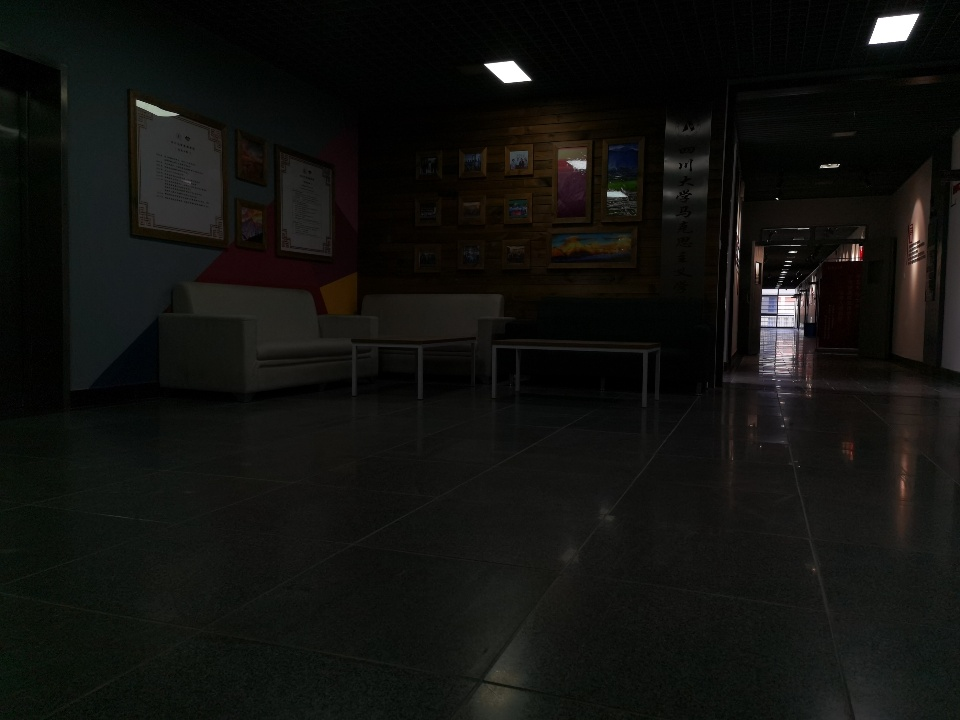
#> input picture pic/hw5/2039.jpg, 960 x 720 px, found by its file name
$ python hw5.py
#> lines starting #> are read from the running program, lines starting #| are printed output that depends on the picture
import cv2
import numpy as np
import matplotlib.pyplot as plt

def histogram_equalization(img):
    # 将图像从 BGR 转换为 HLS 色彩空间
    hls_img = cv2.cvtColor(img, cv2.COLOR_BGR2HLS)

    # 分离 H、L、S 三个通道
    h_channel, l_channel, s_channel = cv2.split(hls_img)

    # 保存原始 L 通道数据用于绘制 CDF
    original_l = l_channel.copy()

    # 对 L 通道进行直方图均衡化
    h, w = l_channel.shape

    # 手动计算原始图像的直方图和 CDF
    hist_original = np.zeros(256)
    for i in range(h):
        for j in range(w):
            hist_original[l_channel[i, j]] += 1
    cdf_original = hist_original.cumsum()
    cdf_original_normalized = cdf_original / cdf_original.max()  # 归一化到 [0,1]

    # 计算均衡化映射表
    hist = hist_original
    cdf = cdf_original
    cdf_normalized = cdf * 255 / cdf[-1]
    equalization_map = cdf_normalized.astype('uint8')

    # 应用映射表进行像素值映射
    equalized_l = np.zeros_like(l_channel)
    for i in range(h):
        for j in range(w):
            equalized_l[i, j] = equalization_map[l_channel[i, j]]

    # 手动计算均衡化后图像的直方图和 CDF
    hist_equalized = np.zeros(256)
    for i in range(h):
        for j in range(w):
            hist_equalized[equalized_l[i, j]] += 1
    cdf_equalized = hist_equalized.cumsum()
    cdf_equalized_normalized = cdf_equalized / cdf_equalized.max()  # 归一化到 [0,1]

    # 合并 H、均衡化后的 L 和 S 通道
    equalized_hls = cv2.merge([h_channel, equalized_l, s_channel])

    # 将图像从 HLS 转回 BGR 色彩空间
    equalized_img = cv2.cvtColor(equalized_hls, cv2.COLOR_HLS2BGR)

    # [23 lines of commented-out code are left out]

    return equalized_img

def clahe_algorithm(img, clip_limit=2.0, tile_grid_size=(8, 8)):
    # 将图像从 BGR 转换为 LAB 色彩空间
    lab_img = cv2.cvtColor(img, cv2.COLOR_BGR2LAB)

    # 分离 L、A、B 三个通道
    l_channel, a_channel, b_channel = cv2.split(lab_img)

    # 保存原始 L 通道用于绘制 CDF
    original_l = l_channel.copy()

    # 获取图像尺寸
    h, w = l_channel.shape

    # 计算每个 tile 的大小
    tile_h = h // tile_grid_size[1]
    tile_w = w // tile_grid_size[0]

    # 初始化空的数组用于存储均衡化的结果
    equalized_l = np.zeros_like(l_channel, dtype=np.float32)

    # 对每个 tile 进行处理
    for i in range(tile_grid_size[1]):
        for j in range(tile_grid_size[0]):
            # 计算 tile 的位置
            y_start = i * tile_h
            y_end = (i + 1) * tile_h if i != tile_grid_size[1] -1 else h
            x_start = j * tile_w
            x_end = (j + 1) * tile_w if j != tile_grid_size[0] -1 else w

            # 提取 tile
            tile = l_channel[y_start:y_end, x_start:x_end]

            # 计算直方图
            hist = np.bincount(tile.flatten(), minlength=256).astype(np.float32)

            # 计算剪辑阈值
            clip_limit_value = clip_limit * np.mean(hist)

            # 对直方图进行剪辑
            excess = hist - clip_limit_value
            excess[excess < 0] = 0
            hist = hist.clip(max=clip_limit_value)
            # 重新分配被剪辑的像素
            redistribute = excess.sum() / 256
            hist += redistribute

            # 计算剪辑后的 CDF
            cdf = hist.cumsum()
            cdf = (cdf - cdf.min()) * 255 / (cdf.max() - cdf.min())
            cdf = cdf.astype('uint8')

            # 映射像素值
            equalized_tile = cdf[tile]

            # 将处理后的 tile 放回对应位置
            equalized_l[y_start:y_end, x_start:x_end] = equalized_tile

    # 进行双线性插值，平滑 tiles 之间的过渡
    # 创建网格坐标
    grid_x = np.linspace(0, w, tile_grid_size[0]+1)
    grid_y = np.linspace(0, h, tile_grid_size[1]+1)
    grid_x = grid_x.astype(int)
    grid_y = grid_y.astype(int)

    # 初始化空的数组用于存储插值结果
    final_l = np.zeros_like(l_channel, dtype=np.uint8)

    for i in range(tile_grid_size[1]):
        for j in range(tile_grid_size[0]):
            # 当前 tile 的四个角点
            x1, x2 = grid_x[j], grid_x[j+1]
            y1, y2 = grid_y[i], grid_y[i+1]

            # 获取当前 tile 及相邻 tiles 的中心值用于插值
            tile = equalized_l[y1:y2, x1:x2]

            # 插值
            final_l[y1:y2, x1:x2] = tile

    # 将 L 通道转换为 uint8 类型
    final_l = final_l.astype('uint8')

    # 计算均衡化后 L 通道的直方图和 CDF
    hist_equalized = np.bincount(final_l.flatten(), minlength=256).astype(np.float32)
    cdf_equalized = hist_equalized.cumsum()
    cdf_equalized_normalized = cdf_equalized / cdf_equalized.max()  # 归一化到 [0,1]

    # 合并均衡化后的 L 通道和原始的 A、B 通道
    equalized_lab = cv2.merge([final_l, a_channel, b_channel])

    # 将图像从 LAB 转回 BGR 色彩空间
    equalized_img = cv2.cvtColor(equalized_lab, cv2.COLOR_LAB2BGR)

    return equalized_img

def clahe_opencv(img, clip_limit=2.0, tile_grid_size=(8, 8)):
    # 将图像从 BGR 转换为 LAB 色彩空间
    lab_img = cv2.cvtColor(img, cv2.COLOR_BGR2LAB)

    # 分离 L、A、B 三个通道
    l_channel, a_channel, b_channel = cv2.split(lab_img)

    # 创建 CLAHE 对象
    clahe = cv2.createCLAHE(clipLimit=clip_limit, tileGridSize=tile_grid_size)

    # 对 L 通道应用 CLAHE
    equalized_l = clahe.apply(l_channel)

    # 合并均衡化后的 L 通道和原始的 A、B 通道
    equalized_lab = cv2.merge([equalized_l, a_channel, b_channel])

    # 将图像从 LAB 转回 BGR 色彩空间
    equalized_img = cv2.cvtColor(equalized_lab, cv2.COLOR_LAB2BGR)

    return equalized_img

def compare_histograms(img1, img2, img3):
    def calculate_cdf(img):
        hist = np.bincount(img.flatten(), minlength=256).astype(np.float32)
        cdf = hist.cumsum()
        cdf_normalized = cdf / cdf.max()
        return cdf_normalized

    # 将图像从 BGR 转换为灰度图像
    gray_img1 = cv2.cvtColor(img1, cv2.COLOR_BGR2GRAY)
    gray_img2 = cv2.cvtColor(img2, cv2.COLOR_BGR2GRAY)
    gray_img3 = cv2.cvtColor(img3, cv2.COLOR_BGR2GRAY)

    # 计算 CDF
    cdf_img1 = calculate_cdf(gray_img1)
    cdf_img2 = calculate_cdf(gray_img2)
    cdf_img3 = calculate_cdf(gray_img3)

    # 显示图像和 CDF
    plt.figure(figsize=(18, 6))

    plt.subplot(2, 3, 1)
    plt.imshow(cv2.cvtColor(img1, cv2.COLOR_BGR2RGB))
    plt.title('Image 1')
    plt.axis('off')

    plt.subplot(2, 3, 2)
    plt.imshow(cv2.cvtColor(img2, cv2.COLOR_BGR2RGB))
    plt.title('Image 2')
    plt.axis('off')

    plt.subplot(2, 3, 3)
    plt.imshow(cv2.cvtColor(img3, cv2.COLOR_BGR2RGB))
    plt.title('Image 3')
    plt.axis('off')

    plt.subplot(2, 3, 4)
    plt.plot(cdf_img1, color='blue')
    plt.title('CDF of Image 1')

    plt.subplot(2, 3, 5)
    plt.plot(cdf_img2, color='red')
    plt.title('CDF of Image 2')

    plt.subplot(2, 3, 6)
    plt.plot(cdf_img3, color='green')
    plt.title('CDF of Image 3')

    plt.tight_layout()
    plt.show()

# 使用示例
if __name__ == "__main__":
    img = cv2.imread('./pic/hw5/2039.jpg')  # 确保使用彩色图像
#> img is the input picture: shape (720, 960, 3); mean B, G, R 15.3, 17.9, 17.6
    equalized_img = clahe_algorithm(img)
#> in clahe_algorithm, `l_channel, a_channel, b_channel = cv2.split(lab_img)`:
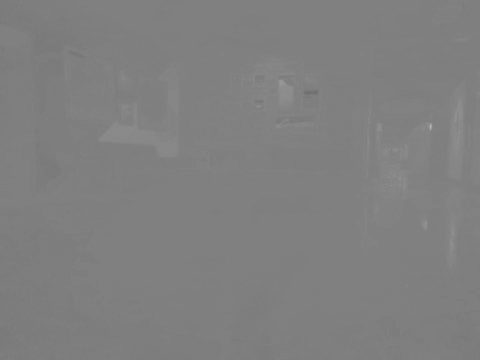
#> a_channel: shape (720, 960) (shown at 1/2 size); min 110, max 183, mean 127.5
#> after the loop in clahe_algorithm, `for i in range(tile_grid_size[1]):`:
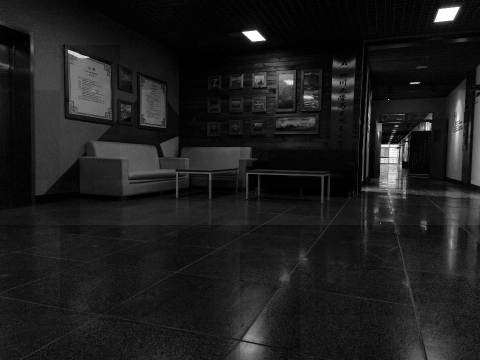
#> equalized_l: shape (720, 960) float32 (shown at 1/2 size); min 0, max 255, mean 29.8
#> in clahe_algorithm, `hist_equalized = np.bincount(final_l.flatten(), minlength=256).astype(..`: hist_equalized = 256 values, max 51812 at index 5, min 15 at index 248, mean 2700
#> in clahe_algorithm, `cdf_equalized = hist_equalized.cumsum()`: cdf_equalized = 256 values from 9139 to 691200
#> in clahe_algorithm, `cdf_equalized_normalized = cdf_equalized / cdf_equalized.max()`: cdf_equalized_normalized = 256 values from 0.0132 to 1
    equalized_img2 = clahe_opencv(img)
    equalized_img_1 = histogram_equalization(img)
#> in histogram_equalization, `h_channel, l_channel, s_channel = cv2.split(hls_img)`:
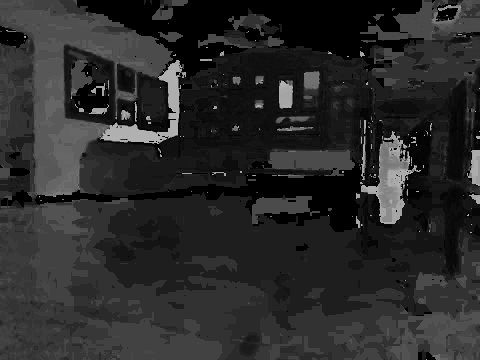
#> h_channel: shape (720, 960) (shown at 1/2 size); min 0, max 180, mean 41.9
#> in histogram_equalization, `h_channel, l_channel, s_channel = cv2.split(hls_img)`:
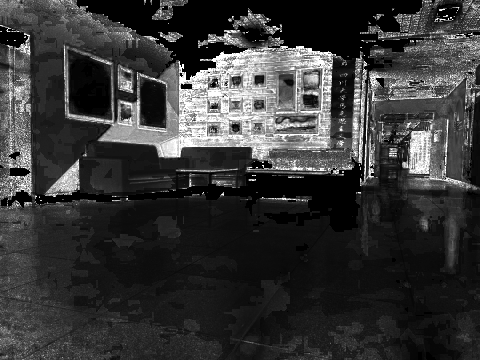
#> s_channel: shape (720, 960) (shown at 1/2 size); min 0, max 255, mean 54.4
#> after the loop in histogram_equalization, `for i in range(h):`:
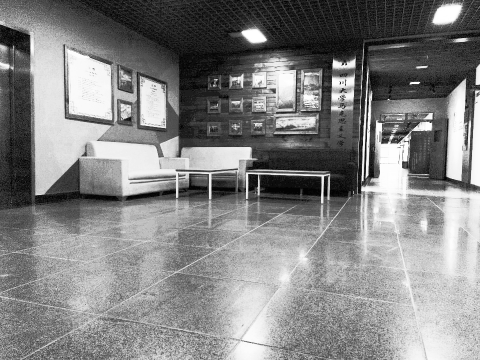
#> equalized_l: shape (720, 960) (shown at 1/2 size); min 3, max 255, mean 131.7
#> in histogram_equalization, `equalized_img = cv2.cvtColor(equalized_hls, cv2.COLOR_HLS2BGR)`:
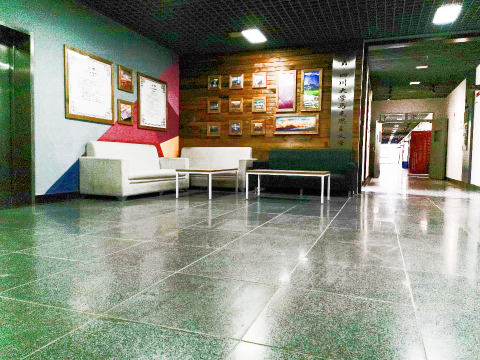
#> equalized_img: shape (720, 960, 3) (shown at 1/2 size); mean B, G, R 121.5, 138.3, 134.8
    compare_histograms(img, equalized_img, equalized_img_1)
#> in calculate_cdf, `hist = np.bincount(img.flatten(), minlength=256).astype(np.float32)`: hist = 256 values, max 35101 at index 18, min 7 at index 243, mean 2700
#> in calculate_cdf, `cdf = hist.cumsum()`: cdf = 256 values from 8330 to 691200
#> in calculate_cdf, `cdf_normalized = cdf / cdf.max()`: cdf_normalized = 256 values from 0.0121 to 1
#> in compare_histograms, `cdf_img3 = calculate_cdf(gray_img3)`: cdf_img3 = 256 values from 0 to 1
#> in compare_histograms, `plt.show()`:
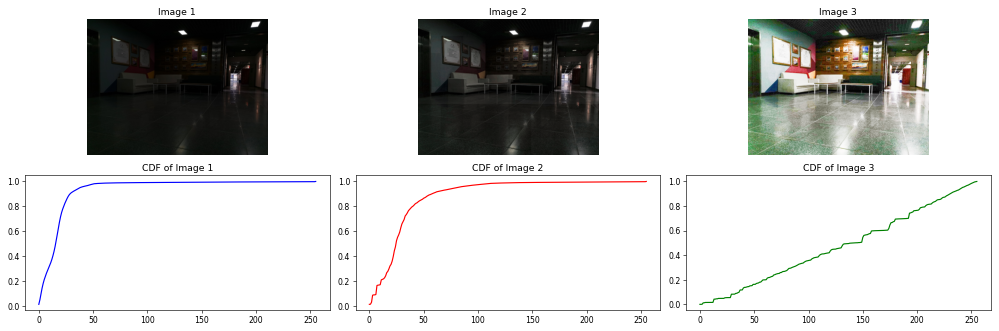
#> figure drawn by matplotlib, 6 panels; panel 4: curve peaks at x = 255, y = 1; panel 5: curve peaks at x = 255, y = 1; panel 6: curve peaks at x = 255, y = 1
    # 如果需要保存均衡化后的图像，可以取消下面的注释
    # cv2.imshow('equalized_image', equalized_img)
    # cv2.waitKey(0)
    # cv2.imwrite('equalized_image.jpg', equalized_img)

$ run again, with pic/hw5/2065.jpg copied over pic/hw5/2039.jpg
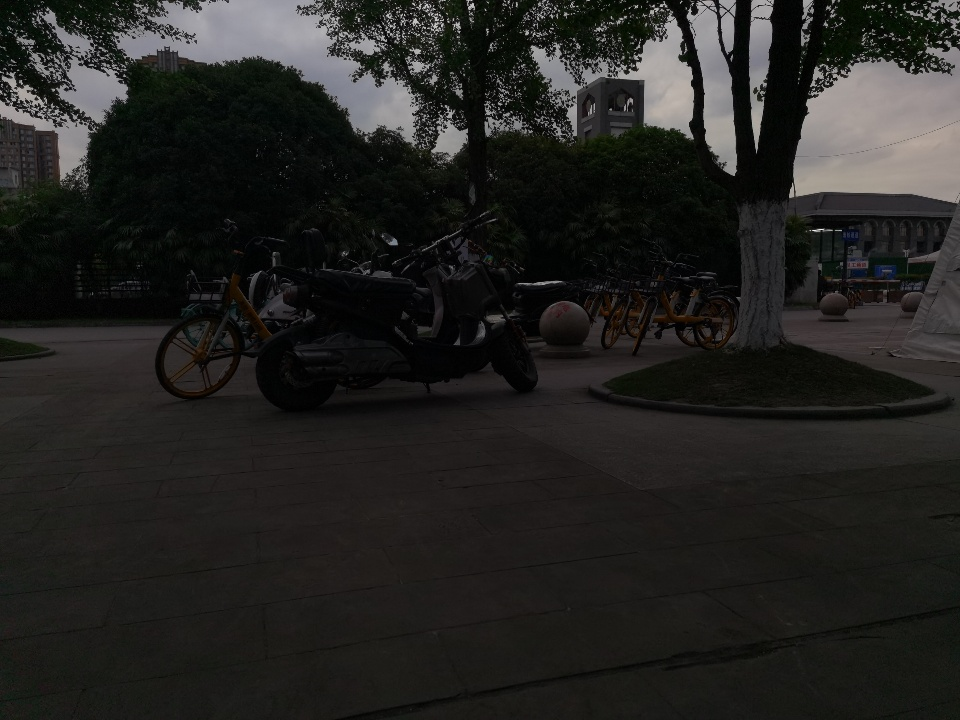
#> input picture pic/hw5/2065.jpg, 960 x 720 px, found by its file name
#> img is the input picture: shape (720, 960, 3); mean B, G, R 33.5, 35.7, 36.2
#> lab_img: shape (720, 960, 3); mean of channels 0, 1, 2 35, 127.8, 129.4
#> after the loop in clahe_algorithm, `for i in range(tile_grid_size[1]):`:
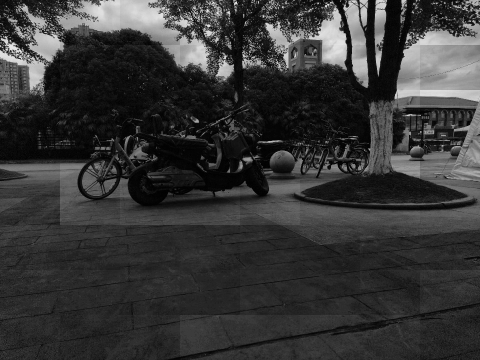
#> equalized_l: shape (720, 960) float32 (shown at 1/2 size); min 0, max 249, mean 54.1
#> in clahe_algorithm, `hist_equalized = np.bincount(final_l.flatten(), minlength=256).astype(..`: hist_equalized = 256 values, max 23227 at index 5, min 0 at index 240, mean 2700
#> in clahe_algorithm, `cdf_equalized = hist_equalized.cumsum()`: cdf_equalized = 256 values from 1594 to 691200
#> in clahe_algorithm, `cdf_equalized_normalized = cdf_equalized / cdf_equalized.max()`: cdf_equalized_normalized = 256 values from 0.00231 to 1
#> hls_img: shape (720, 960, 3); mean of channels 0, 1, 2 43.2, 35.4, 33.4
#> equalized_hls: shape (720, 960, 3); mean of channels 0, 1, 2 43.2, 130, 33.4
#> in histogram_equalization, `equalized_img = cv2.cvtColor(equalized_hls, cv2.COLOR_HLS2BGR)`:
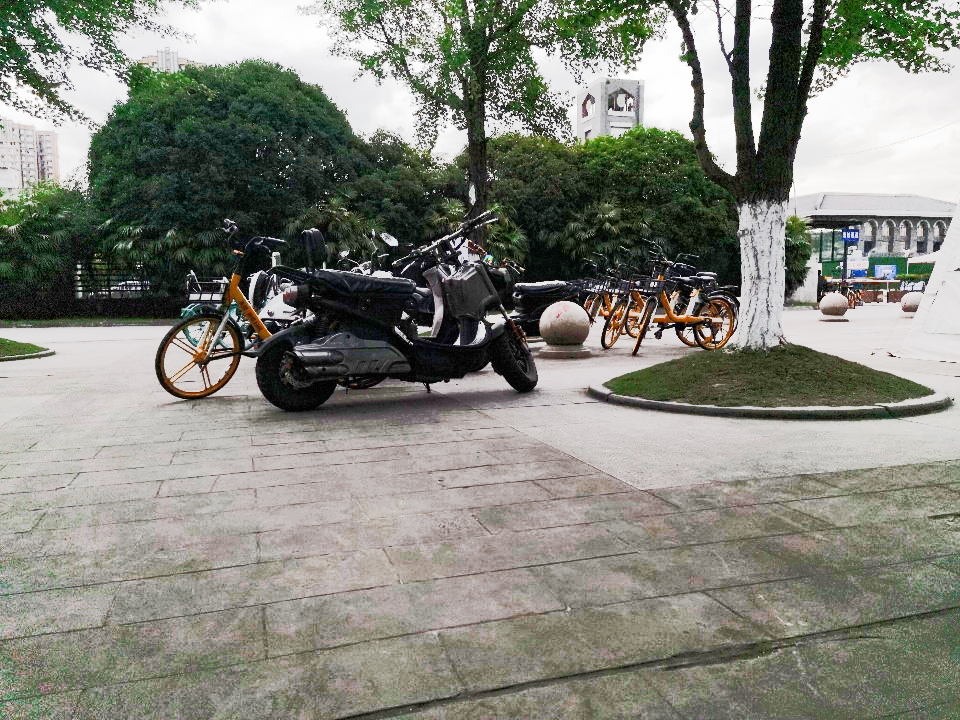
#> equalized_img: shape (720, 960, 3); mean B, G, R 124.2, 133.6, 132.2
#> in calculate_cdf, `hist = np.bincount(img.flatten(), minlength=256).astype(np.float32)`: hist = 256 values, max 36664 at index 26, min 0 at index 205, mean 2700
#> in calculate_cdf, `cdf = hist.cumsum()`: cdf = 256 values from 1241 to 691200
#> in calculate_cdf, `cdf_normalized = cdf / cdf.max()`: cdf_normalized = 256 values from 0.0018 to 1
#> cdf_img2 = 256 values from 0.00188 to 1
#> cdf_img3 = 256 values from 0.00288 to 1
